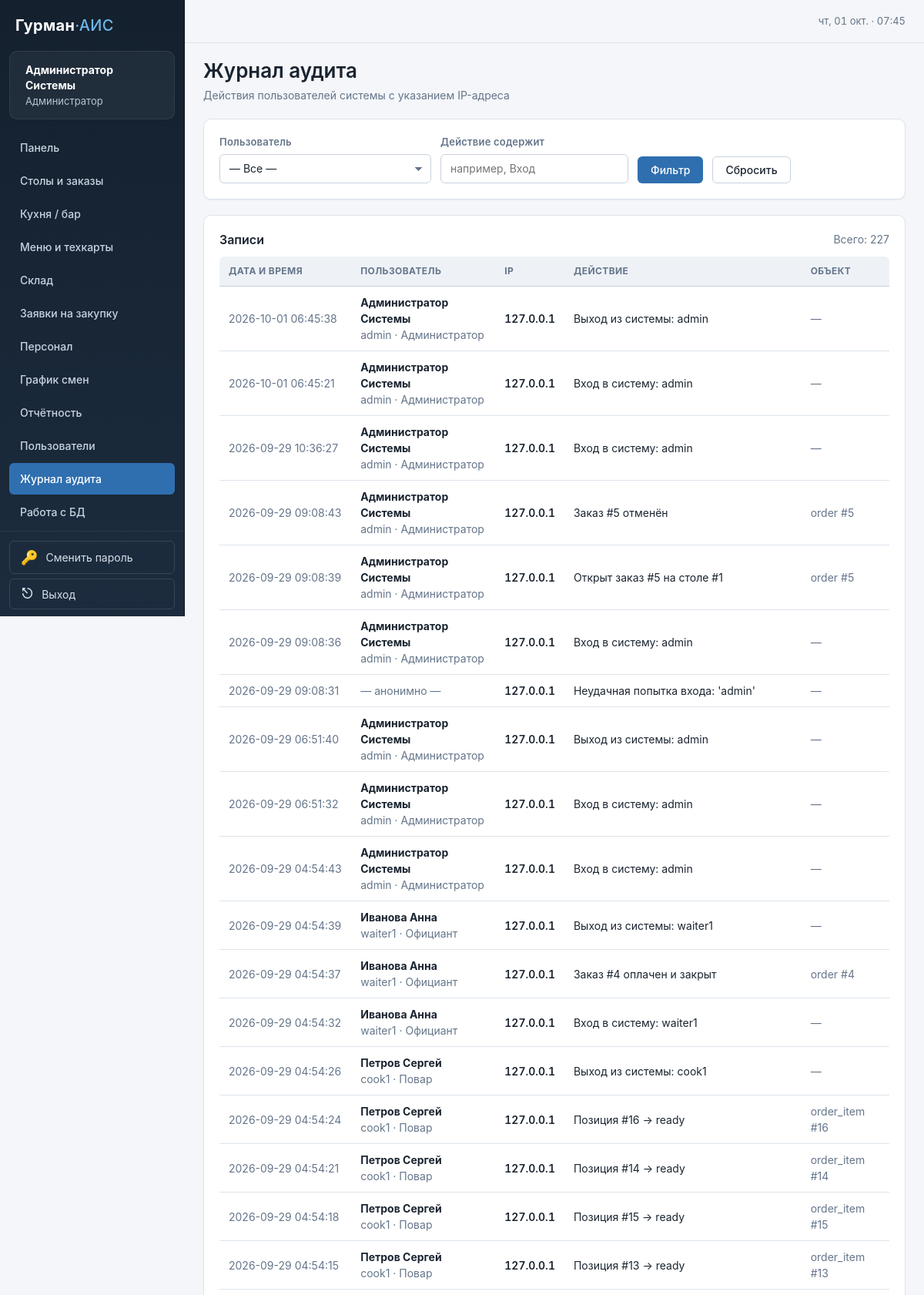
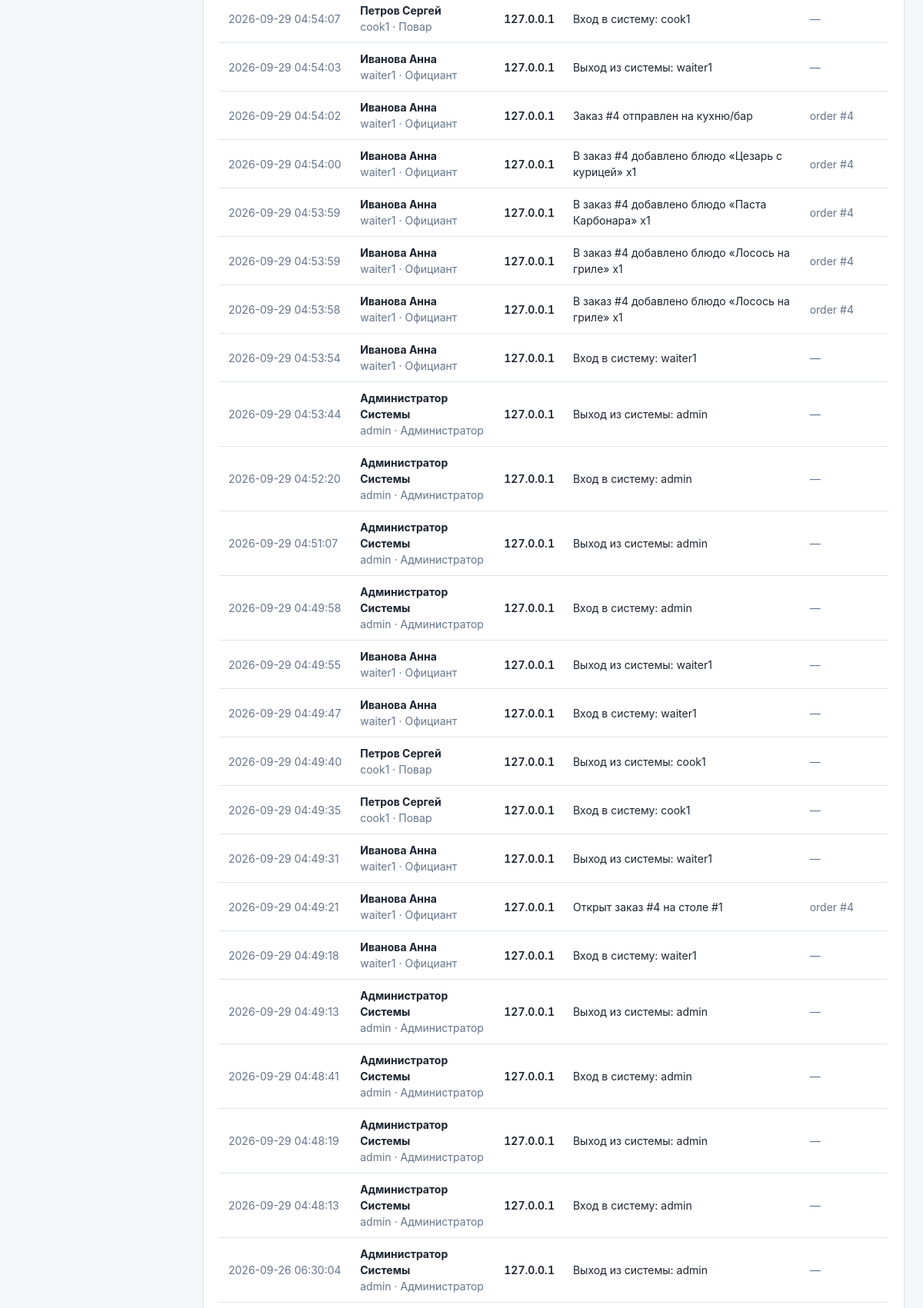
The app's page /auth/audit (signed in, upper part) with its own data (2 pictures, top to bottom).
### tables this page shows
CREATE TABLE users (
    id INTEGER PRIMARY KEY AUTOINCREMENT,
    username TEXT UNIQUE NOT NULL,
    password_hash TEXT NOT NULL,
    full_name TEXT NOT NULL,
    role TEXT NOT NULL CHECK (role IN ('admin', 'waiter', 'cook', 'bartender', 'storekeeper', 'accountant')),
    is_active INTEGER NOT NULL DEFAULT 1,
    created_at TEXT NOT NULL DEFAULT (datetime('now'))
, "session_version" INTEGER NOT NULL DEFAULT 1, "must_change_password" INTEGER NOT NULL DEFAULT 0);

CREATE TABLE audit_log (
    id INTEGER PRIMARY KEY AUTOINCREMENT,
    user_id INTEGER REFERENCES users(id) ON DELETE SET NULL,
    action TEXT NOT NULL,
    created_at TEXT NOT NULL DEFAULT (datetime('now'))
, entity_type TEXT, entity_id INTEGER, ip TEXT);

### blueprints/auth.py (the view)
@auth.route("/audit")
@roles_required("admin")
def audit_log():
    db = get_db()
    page = safe_int(request.args.get("page"), min_=1, max_=100000, default=1) or 1
    per_page = 100
    offset = (page - 1) * per_page
    user_filter = safe_int(request.args.get("user_id"), min_=1, default=None)
    action_filter = (request.args.get("action") or "").strip()[:100]
    where, params = [], []
    if user_filter:
        where.append("a.user_id = ?")
        params.append(user_filter)
    if action_filter:
        where.append("a.action LIKE ?")
        params.append(f"%{action_filter}%")
    where_sql = (" WHERE " + " AND ".join(where)) if where else ""
    total = db.execute(
        f"SELECT COUNT(*) AS c FROM audit_log a{where_sql}", params
    ).fetchone()["c"]
    rows = db.execute(
        f"""
        SELECT a.*, u.username, u.full_name, u.role
        FROM audit_log a
        LEFT JOIN users u ON u.id = a.user_id
        {where_sql}
        ORDER BY a.created_at DESC, a.id DESC
        LIMIT ? OFFSET ?
        """,
        [*params, per_page, offset],
    ).fetchall()
    users_ = db.execute(
        "SELECT id, username, full_name FROM users ORDER BY username"
    ).fetchall()
    return render_template(
        "auth/audit_log.html",
        entries=rows, users=users_,
        page=page, per_page=per_page, total=total,
        pages=max(1, (total + per_page - 1) // per_page),
        user_filter=user_filter, action_filter=action_filter,
    )

### blueprints/dashboard.py (called while the page is built, shortened)
def register_globals(app):
    @app.context_processor
    def inject_globals():
        demo_accounts = None
        return {
            "role_labels": ROLE_LABELS,
            "restaurant_name": app.config["RESTAURANT_NAME"],
            "is_debug": app.debug,
            "demo_accounts": demo_accounts,
        }

### db.py (called while the page is built)
def get_db():
    if "db" not in g:
        g.db = sqlite3.connect(
            Config.DATABASE,
            detect_types=sqlite3.PARSE_DECLTYPES,
            timeout=5.0,
            isolation_level=None,
        )
        g.db.row_factory = sqlite3.Row
        g.db.execute("PRAGMA foreign_keys = ON")
        g.db.execute("PRAGMA journal_mode = WAL")
        g.db.execute("PRAGMA synchronous = NORMAL")
        g.db.execute("PRAGMA busy_timeout = 5000")
    return g.db

### utils.py (called while the page is built, shortened)
def safe_int(raw, *, min_=None, max_=None, default=None):
    if raw is None:
        return default

def roles_required(*roles):
    def decorator(view):
        @functools.wraps(view)
        def wrapped(*args, **kwargs):
            if g.user is None:
                return redirect(url_for("auth.login", next=request.path))
            return view(*args, **kwargs)
        return wrapped
    return decorator

### templates/auth/audit_log.html (shortened to what this page needs)
{% extends "base.html" %}
{% block content %}
<div class="page-header">
    <div>
        <h1>Журнал аудита</h1>
        <p class="subtitle">Действия пользователей системы с указанием IP-адреса</p>
    </div>
</div>
<div class="card">
    <form method="get" class="btn-row filter-row">
        <div class="field field--flush">
            <label for="user_id">Пользователь</label>
            <select id="user_id" name="user_id">
                <option value="">— Все —</option>
            </select>
        </div>
        <div class="field field--flush">
            <label for="action">Действие содержит</label>
            <input type="text" id="action" name="action"
                   value="{{ action_filter }}" maxlength="100"
                   placeholder="например, Вход">
        </div>
        <button class="btn" type="submit">Фильтр</button>
        <a class="btn btn--secondary" href="{{ url_for('auth.audit_log') }}">Сбросить</a>
    </form>
</div>
<div class="card">
    <div class="card-head">
        <h3 class="mt-0">Записи</h3>
        <span class="text-muted">Всего: {{ total }}</span>
    </div>
    <div class="table-wrap">
        <table class="data-table">
            <thead>
                <tr>
                    <th scope="col">Дата и время</th>
                    <th scope="col">Пользователь</th>
                    <th scope="col">IP</th>
                    <th scope="col">Действие</th>
                    <th scope="col">Объект</th>
                </tr>
            </thead>
            <tbody>
            {% for e in entries %}
                <tr>
                    <td class="text-muted nowrap">{{ e['created_at'] }}</td>
                    <td>
                        {% if e['username'] %}
                            <strong>{{ e['full_name'] or '—' }}</strong>
                            <div class="text-muted">
                                {{ e['username'] }} ·
                                {{ role_labels.get(e['role'], e['role']) if e['role'] else '—' }}
                            </div>
                        {% else %}
                            <span class="text-muted">— анонимно —</span>
                        {% endif %}
                    </td>
                    <td class="cell-price">{{ e['ip'] or '—' }}</td>
                    <td>{{ e['action'] }}</td>
                    <td class="text-muted">
                        {% if e['entity_type'] %}
                            {{ e['entity_type'] }}
                            {% if e['entity_id'] %} #{{ e['entity_id'] }}{% endif %}
                        {% else %}—{% endif %}
                    </td>
                </tr>
            {% else %}
                <tr><td colspan="5" class="empty-state">Записей нет</td></tr>
            {% endfor %}
            </tbody>
        </table>
    </div>
</div>
{% endblock %}

### templates/base.html (shortened to what this page needs)
<!doctype html>
<html lang="ru">
<head>
    <link rel="stylesheet" href="{{ url_for('static', filename='css/style.css') }}">
</head>
<body {% block body_attrs %}{% endblock %}>
<div class="app-layout">
    <aside class="sidebar">
        <div class="sidebar__brand">Гурман<span>·АИС</span></div>
        {% if g.user %}
        {% set R = g.user['role'] %}
        {% set ep = request.endpoint or '' %}
        <div class="sidebar__user">
            <strong>{{ g.user['full_name'] }}</strong>
            {{ role_labels.get(g.user['role'], g.user['role']) }}
        </div>
        <nav>
            <a href="{{ url_for('index') }}"
               class="{{ 'active' if ep == 'index' else '' }}">Панель</a>
            {% if R in ('admin', 'waiter') %}
            <a href="{{ url_for('orders.tables') }}"
               class="{{ 'active' if ep in ('orders.tables', 'orders.detail') else '' }}">Столы и заказы</a>
            {% endif %}
            {% if R in ('admin', 'cook', 'bartender') %}
            <a href="{{ url_for('orders.kitchen_view') }}"
               class="{{ 'active' if ep == 'orders.kitchen_view' else '' }}">Кухня / бар</a>
            {% endif %}
            {% if R in ('admin', 'cook', 'bartender', 'waiter', 'accountant') %}
            <a href="{{ url_for('dishes.list_dishes') }}"
               class="{{ 'active' if ep.startswith('dishes.') else '' }}">Меню и техкарты</a>
            {% endif %}
            {% if R in ('admin', 'storekeeper', 'accountant') %}
            <a href="{{ url_for('warehouse.stock') }}"
               class="{{ 'active' if ep in ('warehouse.stock', 'warehouse.new_ingredient', 'warehouse.movements') else '' }}">Склад</a>
            <a href="{{ url_for('warehouse.requests_list') }}"
               class="{{ 'active' if ep == 'warehouse.requests_list' else '' }}">Заявки на закупку</a>
            {% endif %}
            {% if R in ('admin', 'accountant') %}
            <a href="{{ url_for('staff.list_employees') }}"
               class="{{ 'active' if ep in ('staff.list_employees', 'staff.new_employee') else '' }}">Персонал</a>
            <a href="{{ url_for('staff.schedule') }}"
               class="{{ 'active' if ep == 'staff.schedule' else '' }}">График смен</a>
            <a href="{{ url_for('reports.index') }}"
               class="{{ 'active' if ep == 'reports.index' else '' }}">Отчётность</a>
            {% endif %}
            {% if R == 'admin' %}
                <a href="{{ url_for('auth.users') }}"
                class="{{ 'active' if ep in ('auth.users', 'auth.new_user') else '' }}">Пользователи</a>
                <a href="{{ url_for('auth.audit_log') }}"
                class="{{ 'active' if ep == 'auth.audit_log' else '' }}">Журнал аудита</a>
                <a href="{{ url_for('admin.db_tables') }}"
                class="{{ 'active' if ep in ('admin.db_tables', 'admin.db_view', 'admin.db_query') else '' }}">Работа с БД</a>
            {% endif %}
        </nav>
        <div class="sidebar__logout">
            <a class="logout-btn logout-btn--block"
               href="{{ url_for('auth.change_password') }}">
                <span>🔑</span>
                <span>Сменить пароль</span>
            </a>
            <form method="post" action="{{ url_for('auth.logout') }}">
                <button type="submit" class="logout-btn">
                    <span>⎋</span>
                    <span>Выход</span>
                </button>
            </form>
        </div>
        {% endif %}
    </aside>
    <main class="main">
        <div class="topbar">
            <div class="topbar__clock" id="clock"></div>
        </div>
        {% block content %}{% endblock %}
    </main>
</div>
</body>
</html>

### static/css/variables.css (style rules this page uses)
:root { --color-bg: #f4f6f9; --color-surface: #ffffff; --color-surface-2: #f8fafc; --color-surface-3: #eef2f7; --color-border: #dde4ec; --color-border-strong: #c8d2de; --color-text: #1a2430; --color-muted: #65758a; --color-subtle: #94a2b5; --color-inverse: #ffffff; --color-primary: #2f6fb0; --color-primary-hover: #245a95; --color-primary-active: #1d4a7c; --color-primary-soft: #e3eefa; --color-primary-ink: #173b5e; --color-success: #2f7a4a; --color-success-soft: #e6f3ea; --color-success-ink: #1e5a33; --color-danger: #b8342f; --color-danger-soft: #fbe9e7; --color-danger-ink: #7a1f1c; --color-warning: #a8730a; --color-warning-soft: #fdf3dc; --color-warning-ink: #6f4d04; --color-info: #2c5d8a; --color-info-soft: #e6eff7; --color-info-ink: #1d3f5e; --color-neutral-soft: #e9eef4; --color-neutral-ink: #4e5b6c; --radius-xs: 4px; --radius-sm: 6px; --radius: 10px; --radius-lg: 14px; --radius-pill: 999px; --shadow-sm: 0 1px 2px rgba(15, 30, 50, .06); --shadow: 0 2px 6px rgba(15, 30, 50, .08), 0 1px 2px rgba(15, 30, 50, .04); --shadow-md: 0 6px 18px rgba(15, 30, 50, .10), 0 2px 6px rgba(15, 30, 50, .05); --shadow-inset: inset 0 1px 0 rgba(255, 255, 255, .6); --font-sans: -apple-system, BlinkMacSystemFont, "Segoe UI", Roboto, "Helvetica Neue", Arial, "Noto Sans", sans-serif; --font-mono: ui-monospace, SFMono-Regular, "SF Mono", Menlo, Consolas, "Liberation Mono", monospace; --fs-xs: 12px; --fs-sm: 13px; --fs-md: 14px; --fs-lg: 16px; --fs-xl: 20px; --fs-2xl: 26px; --fs-3xl: 32px; --lh-tight: 1.25; --lh-base: 1.5; --sidebar-w: 240px; --topbar-h: 56px; --container-pad: 24px; --transition: 150ms ease; --transition-slow: 250ms ease; --focus-ring: 0 0 0 3px rgba(47, 111, 176, .28); }

### records on screen
users: user.full_name "Администратор Системы", get "Администратор", role "Администратор"
audit_log: created_at "2026-10-01 06:45:38", full_name "Администратор Системы", username "admin", ip "127.0.0.1", action "Выход из системы: admin"
audit_log: created_at "2026-10-01 06:45:21", full_name "Администратор Системы", username "admin", ip "127.0.0.1", action "Вход в систему: admin"
audit_log: created_at "2026-09-29 10:36:27", full_name "Администратор Системы", username "admin", ip "127.0.0.1", action "Вход в систему: admin"
audit_log: created_at "2026-09-29 09:08:43", full_name "Администратор Системы", username "admin", ip "127.0.0.1", action "Заказ #5 отменён", entity_type "order", entity_id "5"
audit_log: created_at "2026-09-29 09:08:39", full_name "Администратор Системы", username "admin", ip "127.0.0.1", action "Открыт заказ #5 на столе #1", entity_type "order", entity_id "5"
audit_log: created_at "2026-09-29 09:08:36", full_name "Администратор Системы", username "admin", ip "127.0.0.1", action "Вход в систему: admin"
audit_log: created_at "2026-09-29 09:08:31", shows "— анонимно —", ip "127.0.0.1", action "Неудачная попытка входа: 'admin'"
audit_log: created_at "2026-09-29 06:51:40", full_name "Администратор Системы", username "admin", ip "127.0.0.1", action "Выход из системы: admin"
audit_log: created_at "2026-09-29 06:51:32", full_name "Администратор Системы", username "admin", ip "127.0.0.1", action "Вход в систему: admin"
audit_log: created_at "2026-09-29 04:54:43", full_name "Администратор Системы", username "admin", ip "127.0.0.1", action "Вход в систему: admin"
audit_log: created_at "2026-09-29 04:54:39", full_name "Иванова Анна", username "waiter1", ip "127.0.0.1", action "Выход из системы: waiter1"
users: role "Официант"
audit_log: created_at "2026-09-29 04:54:37", full_name "Иванова Анна", username "waiter1", ip "127.0.0.1", action "Заказ #4 оплачен и закрыт", entity_type "order", entity_id "4"
audit_log: created_at "2026-09-29 04:54:32", full_name "Иванова Анна", username "waiter1", ip "127.0.0.1", action "Вход в систему: waiter1"
audit_log: created_at "2026-09-29 04:54:26", full_name "Петров Сергей", username "cook1", ip "127.0.0.1", action "Выход из системы: cook1"
users: role "Повар"
audit_log: created_at "2026-09-29 04:54:24", full_name "Петров Сергей", username "cook1", ip "127.0.0.1", action "Позиция #16 → ready", entity_type "order_item", entity_id "16"
audit_log: created_at "2026-09-29 04:54:21", full_name "Петров Сергей", username "cook1", ip "127.0.0.1", action "Позиция #14 → ready", entity_type "order_item", entity_id "14"
audit_log: created_at "2026-09-29 04:54:18", full_name "Петров Сергей", username "cook1", ip "127.0.0.1", action "Позиция #15 → ready", entity_type "order_item", entity_id "15"
audit_log: created_at "2026-09-29 04:54:15", full_name "Петров Сергей", username "cook1", ip "127.0.0.1", action "Позиция #13 → ready", entity_type "order_item", entity_id "13"
audit_log: created_at "2026-09-29 04:54:07", full_name "Петров Сергей", username "cook1", ip "127.0.0.1", action "Вход в систему: cook1"
audit_log: created_at "2026-09-29 04:54:03", full_name "Иванова Анна", username "waiter1", ip "127.0.0.1", action "Выход из системы: waiter1"
audit_log: created_at "2026-09-29 04:54:02", full_name "Иванова Анна", username "waiter1", ip "127.0.0.1", action "Заказ #4 отправлен на кухню/бар", entity_type "order", entity_id "4"
audit_log: created_at "2026-09-29 04:54:00", full_name "Иванова Анна", username "waiter1", ip "127.0.0.1", action "В заказ #4 добавлено блюдо «Цезарь с курицей» x1", entity_type "order", entity_id "4"
audit_log: created_at "2026-09-29 04:53:59", full_name "Иванова Анна", username "waiter1", ip "127.0.0.1", action "В заказ #4 добавлено блюдо «Паста Карбонара» x1", entity_type "order", entity_id "4"
audit_log: created_at "2026-09-29 04:53:59", full_name "Иванова Анна", username "waiter1", ip "127.0.0.1", action "В заказ #4 добавлено блюдо «Лосось на гриле» x1", entity_type "order", entity_id "4"
audit_log: created_at "2026-09-29 04:53:58", full_name "Иванова Анна", username "waiter1", ip "127.0.0.1", action "В заказ #4 добавлено блюдо «Лосось на гриле» x1", entity_type "order", entity_id "4"
audit_log: created_at "2026-09-29 04:53:54", full_name "Иванова Анна", username "waiter1", ip "127.0.0.1", action "Вход в систему: waiter1"
audit_log: created_at "2026-09-29 04:53:44", full_name "Администратор Системы", username "admin", ip "127.0.0.1", action "Выход из системы: admin"
audit_log: created_at "2026-09-29 04:52:20", full_name "Администратор Системы", username "admin", ip "127.0.0.1", action "Вход в систему: admin"
audit_log: created_at "2026-09-29 04:51:07", full_name "Администратор Системы", username "admin", ip "127.0.0.1", action "Выход из системы: admin"
audit_log: created_at "2026-09-29 04:49:58", full_name "Администратор Системы", username "admin", ip "127.0.0.1", action "Вход в систему: admin"
audit_log: created_at "2026-09-29 04:49:55", full_name "Иванова Анна", username "waiter1", ip "127.0.0.1", action "Выход из системы: waiter1"
audit_log: created_at "2026-09-29 04:49:47", full_name "Иванова Анна", username "waiter1", ip "127.0.0.1", action "Вход в систему: waiter1"
audit_log: created_at "2026-09-29 04:49:40", full_name "Петров Сергей", username "cook1", ip "127.0.0.1", action "Выход из системы: cook1"
audit_log: created_at "2026-09-29 04:49:35", full_name "Петров Сергей", username "cook1", ip "127.0.0.1", action "Вход в систему: cook1"
audit_log: created_at "2026-09-29 04:49:31", full_name "Иванова Анна", username "waiter1", ip "127.0.0.1", action "Выход из системы: waiter1"
audit_log: created_at "2026-09-29 04:49:21", full_name "Иванова Анна", username "waiter1", ip "127.0.0.1", action "Открыт заказ #4 на столе #1", entity_type "order", entity_id "4"
audit_log: created_at "2026-09-29 04:49:18", full_name "Иванова Анна", username "waiter1", ip "127.0.0.1", action "Вход в систему: waiter1"
audit_log: created_at "2026-09-29 04:49:13", full_name "Администратор Системы", username "admin", ip "127.0.0.1", action "Выход из системы: admin"
audit_log: created_at "2026-09-29 04:48:41", full_name "Администратор Системы", username "admin", ip "127.0.0.1", action "Вход в систему: admin"
audit_log: created_at "2026-09-29 04:48:19", full_name "Администратор Системы", username "admin", ip "127.0.0.1", action "Выход из системы: admin"
audit_log: created_at "2026-09-29 04:48:13", full_name "Администратор Системы", username "admin", ip "127.0.0.1", action "Вход в систему: admin"
audit_log: created_at "2026-09-26 06:30:04", full_name "Администратор Системы", username "admin", ip "127.0.0.1", action "Выход из системы: admin"

### other values on screen
{{ total }} "227"
